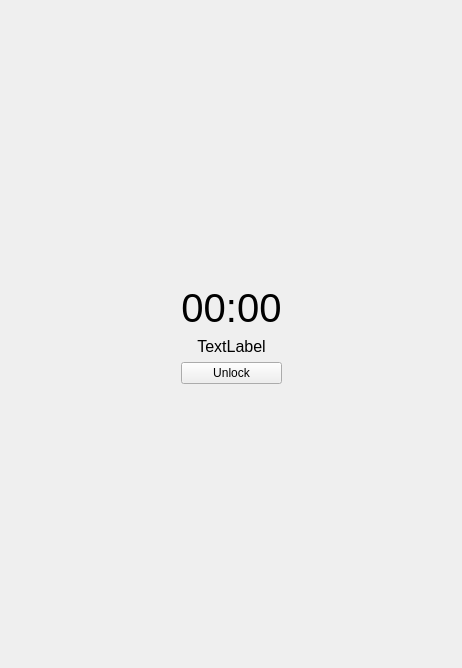
<?xml version="1.0" encoding="UTF-8"?>
<ui version="4.0">
 <class>BewMessageWidget</class>
 <widget class="QWidget" name="BewMessageWidget">
  <property name="geometry">
   <rect>
    <x>0</x>
    <y>0</y>
    <width>462</width>
    <height>668</height>
   </rect>
  </property>
  <property name="windowTitle">
   <string>Form</string>
  </property>
  <layout class="QVBoxLayout" name="verticalLayout">
   <item>
    <spacer name="verticalSpacer_2">
     <property name="orientation">
      <enum>Qt::Vertical</enum>
     </property>
     <property name="sizeHint" stdset="0">
      <size>
       <width>20</width>
       <height>40</height>
      </size>
     </property>
    </spacer>
   </item>
   <item>
    <layout class="QHBoxLayout" name="horizontalLayout">
     <item>
      <spacer name="horizontalSpacer">
       <property name="orientation">
        <enum>Qt::Horizontal</enum>
       </property>
       <property name="sizeHint" stdset="0">
        <size>
         <width>40</width>
         <height>20</height>
        </size>
       </property>
      </spacer>
     </item>
     <item>
      <layout class="QVBoxLayout" name="verticalLayout_2">
       <item>
        <widget class="QLabel" name="timeoutLabel">
         <property name="font">
          <font>
           <pointsize>30</pointsize>
          </font>
         </property>
         <property name="text">
          <string>00:00</string>
         </property>
         <property name="alignment">
          <set>Qt::AlignCenter</set>
         </property>
        </widget>
       </item>
       <item>
        <widget class="QLabel" name="messageLabel">
         <property name="font">
          <font>
           <pointsize>12</pointsize>
          </font>
         </property>
         <property name="text">
          <string>TextLabel</string>
         </property>
         <property name="alignment">
          <set>Qt::AlignCenter</set>
         </property>
        </widget>
       </item>
       <item>
        <widget class="QPushButton" name="unlockBtn">
         <property name="text">
          <string>Unlock</string>
         </property>
        </widget>
       </item>
      </layout>
     </item>
     <item>
      <spacer name="horizontalSpacer_2">
       <property name="orientation">
        <enum>Qt::Horizontal</enum>
       </property>
       <property name="sizeHint" stdset="0">
        <size>
         <width>40</width>
         <height>20</height>
        </size>
       </property>
      </spacer>
     </item>
    </layout>
   </item>
   <item>
    <spacer name="verticalSpacer">
     <property name="orientation">
      <enum>Qt::Vertical</enum>
     </property>
     <property name="sizeHint" stdset="0">
      <size>
       <width>20</width>
       <height>40</height>
      </size>
     </property>
    </spacer>
   </item>
  </layout>
 </widget>
 <resources/>
 <connections/>
</ui>
